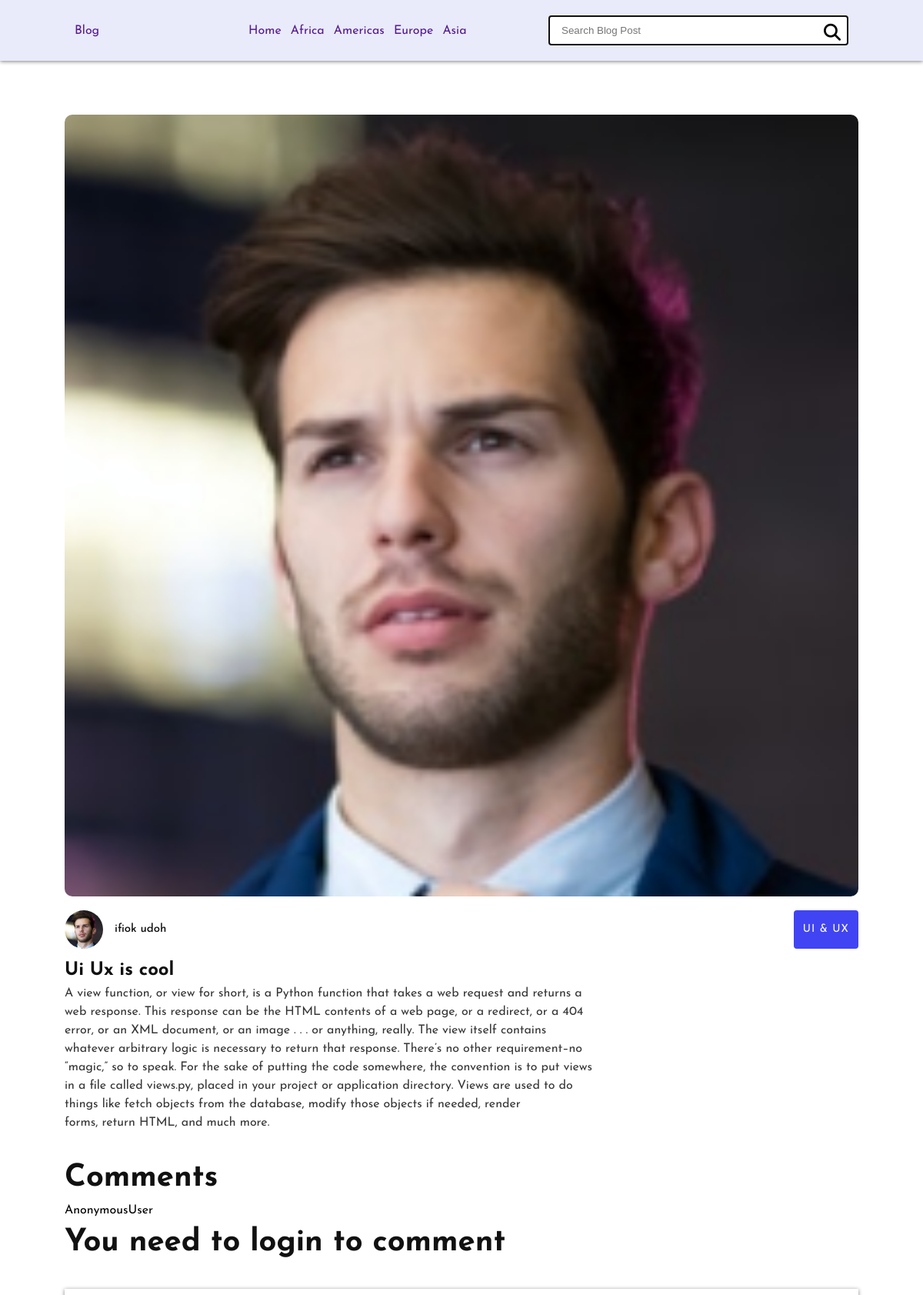
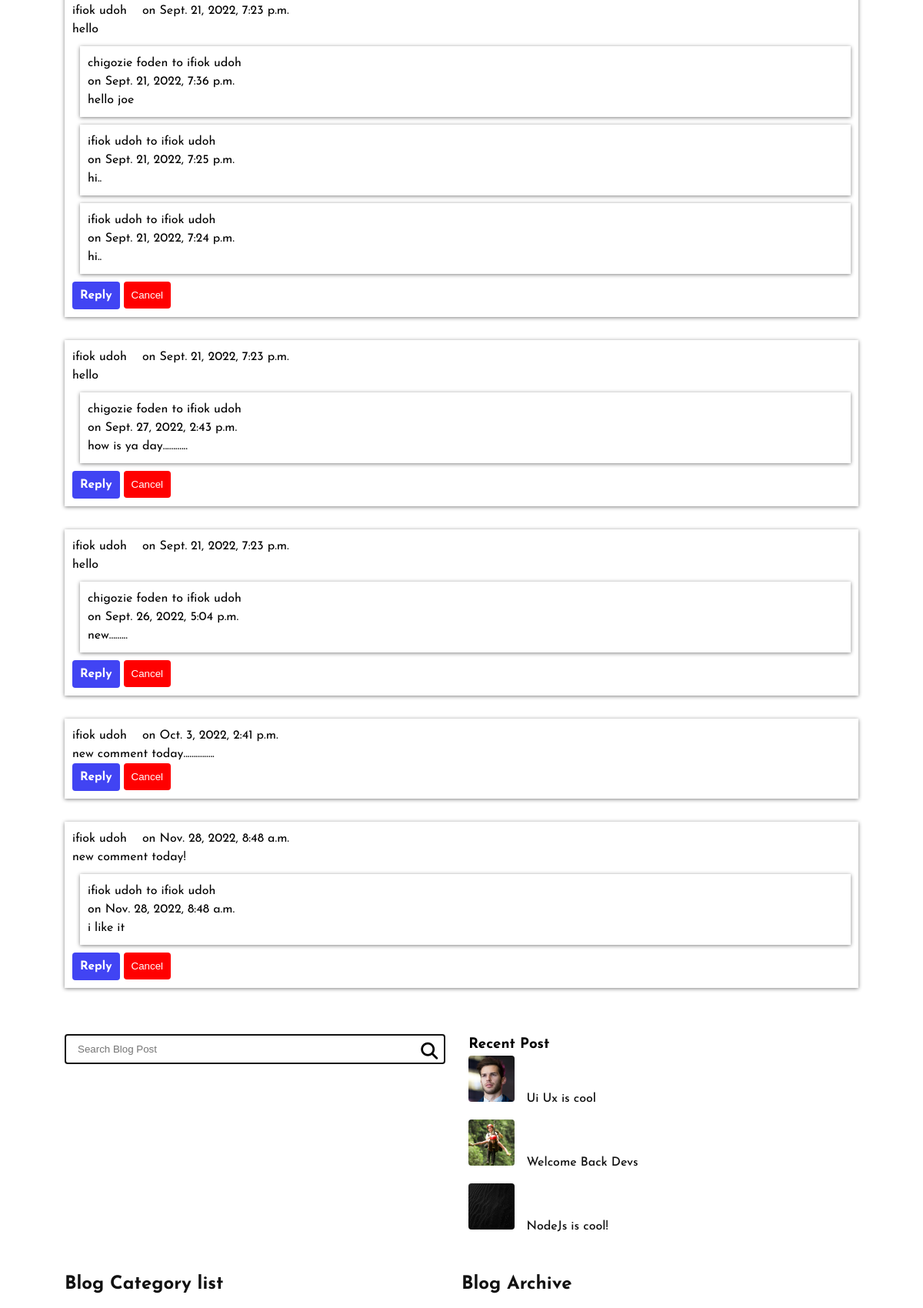
The page /Post-detail/8/ (upper part) on the database its author committed (2 pictures, top to bottom).
### Blog/models.py (models this page shows, shortened)
class Post(models.Model):
    objects = models.Manager() # The default manager.
    published = PublishedManager() # Our custom manager.
    category = models.ForeignKey(Categories,on_delete=models.CASCADE,default='')
    STATUS_CHOICES = (
    ('draft', 'Draft'),
    ('published', 'Published'),
    )
    tags = TaggableManager()
    image = models.ImageField(upload_to='featured_image/%Y/%m/%d/',default = '')
    title = models.CharField(max_length=250)
    slug = models.SlugField(max_length=250, unique_for_date='publish')
    author = models.ForeignKey(BlogAuthor,on_delete=models.CASCADE,related_name='blog_posts')
    body= RichTextUploadingField()
    publish = models.DateTimeField(default=timezone.now)
    created = models.DateTimeField(auto_now_add=True)
    updated = models.DateTimeField(auto_now=True)
    status = models.CharField(max_length=10,choices=STATUS_CHOICES,default='draft')
    class Meta:
        ordering = ('-publish',)

class BlogAuthor(models.Model):
    user = models.OneToOneField(myuser, on_delete=models.CASCADE, blank=True, null=True)
    image = models.ImageField(upload_to="profile_pics/", blank=True, null=True)
    bio = models.TextField(blank=True, null=True)
    def __str__(self):
        return f'{self.user}'

class myuser(AbstractBaseUser, PermissionsMixin):
    email = models.EmailField(unique=True)
    first_name = models.CharField(max_length=40,blank=False)
    last_name = models.CharField(max_length=40,blank=False)
    date_joined = models.DateTimeField(auto_now_add=True)
    is_staff = models.BooleanField(default=False)
    is_active = models.BooleanField(default=True)
    USERNAME_FIELD = 'email'
    REQUIRED_FIELDS = ['first_name','last_name',]
    objects = CustomUserManager()
    def __str__(self):
        return f'{self.first_name} {self.last_name}'

class Categories(models.Model):
    title = models.CharField(max_length=100)
    def __str__(self):
        return f'{self.title}'

class BlogComment(models.Model):
    post = models.ForeignKey(Post,on_delete=models.CASCADE,related_name = 'comments')
    User = models.ForeignKey(myuser,on_delete=models.CASCADE,default = '')
    body = models.TextField()
    created = models.DateTimeField(auto_now_add=True)
    updated = models.DateTimeField(auto_now_add=True)
    active = models.BooleanField(default=True)#manually deactivate inappropriate post from admin site
    parent = models.ForeignKey('self',null=True,blank=True,related_name='replies',on_delete=models.CASCADE)
    class Meta:
        ordering = ['created']
    @property
    def children(self):
        return BlogComment.objects.filter(parent = self).reverse()
    @property
    def is_parent(self):
        if self.parent is None:
            return True
        return False

### Blog/views.py (the view, shortened to what this page needs)
# urls.py: path('Post-detail/<int:pk>/',views.Post_Detail, name='Post_Detail'),
def Post_Detail(request,pk):
    post = Post.objects.get(id = pk)
    comments = post.comments.filter(active = True)
    recent_posts  = Post.objects.filter(status = 'published')[0:3]
    category = Categories.objects.all()
    print(request.POST)
    comment_form = CommentForm(data = request.POST)
    return render(request,'Blog/post_detail.html',{'post':post,'recent_posts':recent_posts,'category':category,'comments':comments,'comment_form':comment_form })

### Blog/forms.py
class CommentForm(forms.ModelForm):
    class Meta:
        model = BlogComment
        fields = ('body','parent')

### Blog/templates/Blog/post_detail.html (shortened to what this page needs)
{% load static %}
<!DOCTYPE html>
<html lang="en">
<head>
    <link rel="stylesheet" href="{% static 'css/post_detail.css' %}">
    <link rel="stylesheet" href="https://cdnjs.cloudflare.com/ajax/libs/font-awesome/6.2.0/css/all.min.css" />
</head>
<body >
    <header class="header-area">
        <div class="container">
            <div class="logo">
                <a href="">Blog</a>
            </div>
            <div class="nav-block">
                <div class="navigation--item">
                    <a href="">Home</a>
                    <a href="">Africa</a>
                    <a href="">Americas</a>
                    <a href="">Europe</a>
                    <a href="">Asia</a>
                </div>
                <div class="blog-search">
                    <form action="#">
                        <input type="search" placeholder="Search Blog Post">
                        <button type="submit">
                            <i class="fa-solid fa-magnifying-glass"></i>
                        </button>
                    </form>
                </div>
            </div>
        </div>
    </header>
    <section class="main-area-container" style="margin-top: 70px ;">
        <div class="main-area-wrapper">
            <div class="blog-container">
                <div class="blog-container-wrapper">
                    <div class="blog-card">
                        <img class="card-image" src="{{post.image.url}}" alt="">
                        <div class="blog-item">
                            <div class="blog-list-meta">
                                <a class="blog-author" href="#">
                                    <img src="{{post.author.image.url}}" alt="Blog Author">
                                    <span>{{post.author}}</span>
                                </a>
                                <a class="blog-category" href="#">{{post.category}}</a>
                            </div>
                            <div class="blog-text">
                                <h3>{{post.title}}</h3>
                                <p>{{post.body|safe}}</p>
                            </div>
                        </div>
                    </div>
                   <div class="blog-details-contact-form">
                        <h2>Comments</h2>
                        {{request.user}}
                        {% if user.is_authenticated %}
                        <form action="" method="POST">
                            {% csrf_token %}
                            {{ comment_form.body}}
                           <p>
                                <button type="submit">
                                    Comment
                                    <i class="bi bi-send"></i>
                                </button>
                            </p>
                        </form>
                        {% else %}
                        <h2>You need to login to comment</h2>
                        {% endif %}
                        {% for comment in comments %}
                        {% if comment.is_parent %}
                        <div class="comment-container">
                            <div class="comment-wrapper">
                                <div class="author-card">
                                    <p>{{comment.User}}</p>
                                    <p>on {{comment.created}}</p>
                                </div>
                                <p>{{comment.body|linebreaks}}</p>
                                {% for reply in comment.children %}
                                <div id="reply-card">
                                    <p>{{reply.User}} to {{comment.User}}</p>
                                    <p>on {{reply.created}}</p>
                                    <p>{{reply.body}}</p>
                                </div>
                                {% endfor %}
                                <button class="submit-btn" onclick="handleReply({{comment.id}})">
                                    <h3>Reply</h3>
                                </button>
                                <button class="cancel-btn" type="button" onclick="handleCancel({{comment.id}})" >Cancel</button>
                            </div>
                        </div>
                        {% endif %}
                        {% endfor %}
                   </div>
                </div>
            </div>
            <div class="blog-sidebar">
                <div class="sidebar-container-1">
                    <div class="blog-search-sidebar">
                        <form action="{% url 'Search_Result' %}" method="POST">
                            <input name="query" type="search" placeholder="Search Blog Post" >
                            <button type="submit">
                                <i class="fa-solid fa-magnifying-glass"></i>
                            </button>
                        </form>
                    </div>
                    <div class="sidebar-widget recent-post">
                        <h3>Recent Post</h3>
                        {% for data in recent_posts %}
                        <div class="single-recent-post">
                            <a href="{% url 'Post_Detail' data.pk %}">
                                <img src="{{ data.image.url }}" alt="Recent Post">
                                <span>{{data.title}}</span>
                            </a>
                        </div>
                        {% endfor %}
                    </div>
                </div>
                <div class="sidebar-container-2">
                    <div class="blog-category-list">
                        <h3>Blog Category list</h3>
                    </div>
                    <div class="blog-archive-list">
                        <h3>Blog Archive</h3>
                    </div>
                </div>
            </div>
        </div>
    </section>
</body>
</html>

### Blog/static/css/post_detail.css (style rules this page uses)
* { margin: 0; padding: 0; box-sizing: border-box; }
body { font-size: 16px; font-weight: 400; font-family: 'Josefin Sans', sans-serif; line-height: 1.5; }
h1, h2, h3, h4, h5, h6 { font-weight: 700; font-family: 'Josefin Sans', sans-serif; }
p { margin: 0; }
a, a:link, a:hover, a:focus, a:active { text-decoration: none; }
.header-area { background: #e9eafa; box-shadow: 0px 1px 5px grey; padding: 10px 0; }
.container { display: flex; justify-content: space-around; align-items: center; padding: 10px 0; }
.nav-block { width: 65%; display: flex; justify-content: space-between; align-items: center; }
.nav-block .navigation--item a { margin-right: 7px; }
.blog-search { width: 50%; }
.blog-search form { position: relative; width: 100%; }
.blog-search form input { width: 100%; padding: 10px 15px; border: 2px solid #111; border-radius: 4px; }
.blog-search form button { position: absolute; top: 10px; right: 10px; border: 0; background: transparent; font-size: 22px; }
.main-area-container { display: flex; justify-content: center; }
.main-area-wrapper { width: 86%; display: flex; justify-content: space-between; }
.blog-container { width: 66%; height: 100%; }
.blog-sidebar { display: flex; flex-direction: column; width: 30%; height: 100%; }
.blog-container-wrapper { height: 100%; width: 100%; }
.blog-card .card-image { height: 40%; width: 100%; margin: 0; padding: 0; border-radius: 10px; }
.blog-item { height: 60%; }
.blog-list-meta { padding: 10px 0; display: flex; justify-content: space-between; }
.blog-author { display: flex; align-items: center; }
.blog-author img { height: 50px; width: 50px; margin-right: 10px; border-radius: 100%; }
.blog-author span { font-size: 15px; color: #111; font-weight: 500; line-height: 1.5; padding: 5px; }
.blog-category { display: flex; align-items: center; padding: 8px 12px; background: #4144f3; color: #fff; border-radius: 4px; font-size: 14px; text-transform: uppercase; letter-spacing: 1px; line-height: 1.5; transition: all .4s ease; }
.blog-text h3 { font-size: 24px; color: #111; line-height: 1.5; }
.blog-text p { font-size: 16px; color: #363636; line-height: 1.5; }
.blog-sidebar .sidebar-container-1 { width: 100%; }
.blog-sidebar .sidebar-container-2 { width: 100%; }
.blog-search-sidebar { width: 100%; }
.blog-search-sidebar form { position: relative; width: 100%; }
.blog-search-sidebar form input { width: 100%; padding: 10px 15px; border: 2px solid #111; border-radius: 4px; }
.blog-search-sidebar form button { position: absolute; top: 10px; right: 10px; border: 0; background: transparent; font-size: 22px; }
.single-recent-post { margin-bottom: 15px; }
.single-recent-post img { width: 60px; height: 60px; border-radius: 4px; margin-right: 10px; }
.single-recent-post span { font-size: 16px; font-weight: 500; color: #111; }
.blog-category-list h3 { font-size: 24px; color: #111; line-height: 1.5; margin-bottom: 15px; }
.blog-archive-list h3 { font-size: 24px; color: #111; line-height: 1.5; margin-bottom: 15px; }
.blog-details-contact-form { margin-top: 30px; margin-bottom: 30px; }
.blog-details-contact-form h2 { font-size: 40px; color: #111; line-height: 1.5; }
.submit-btn { padding: 10px; background: #4144f3; border: 0; color: #fff; border-radius: 4px; }
.cancel-btn { background-color: red; padding: 10px; border: 0; color: #fff; border-radius: 4px; }
.comment-container { margin: 30px 0; box-shadow: 0px 1px 5px gray; padding: 10px 0 10px 10px; }
.author-card { display: flex; }
.author-card p { margin-right: 20px; }
#reply-card { box-shadow: 0px 1px 5px gray; padding: 10px; margin: 10px; }
@media screen and (max-width:1200px) { .main-area-wrapper { flex-direction: column; } }
@media screen and (max-width:1200px) { .blog-container { width: 100%; } }
@media screen and (max-width:1200px) { .blog-sidebar { width: 100%; flex-direction: column; } }
@media screen and (max-width:1200px) { .sidebar-container-1 { display: flex; margin-top: 30px; } }
@media screen and (max-width:1200px) { .sidebar-container-2 { display: flex; margin-top: 30px; } }
@media screen and (max-width:1200px) { .blog-category-list,.blog-archive-list { width: 50%; } }
@media screen and (max-width:1200px) { .blog-search-sidebar { width: 48%; margin-right: 30px; } }

### rows shown on the page
Post: image (picture), author.image (picture), author "ifiok udoh", category "UI & UX", title "Ui Ux is cool", body "A view function, or view for short, is a Python function that takes a web request and returns a web response. This response can be the HTML contents of a web page, or a redirect, or a 404 error, or an XML document, or an image . . . or anything, really. The view itself contains whatever arbitrary logic is necessary to return that response. There’s no other requirement–no “magic,” so to speak. For the sake of putting the code somewhere, the convention is to put views in a file called views.py, placed in your project or application directory. Views are used to do things like fetch objects from the database, modify those objects if needed, render forms, return HTML, and much more."
BlogComment: User "ifiok udoh", created "Sept. 21, 2022, 7:23 p.m.", body "hello"
BlogComment: User "chigozie foden", created "Sept. 21, 2022, 7:36 p.m.", body "hello joe"
BlogComment: User "ifiok udoh", created "Sept. 21, 2022, 7:25 p.m.", body "hi.."
BlogComment: User "ifiok udoh", created "Sept. 21, 2022, 7:24 p.m.", body "hi.."
BlogComment: User "ifiok udoh", created "Sept. 21, 2022, 7:23 p.m.", body "hello"
BlogComment: User "chigozie foden", created "Sept. 27, 2022, 2:43 p.m.", body "how is ya day............"
BlogComment: User "ifiok udoh", created "Sept. 21, 2022, 7:23 p.m.", body "hello"
BlogComment: User "chigozie foden", created "Sept. 26, 2022, 5:04 p.m.", body "new........."
BlogComment: User "ifiok udoh", created "Oct. 3, 2022, 2:41 p.m.", body "new comment today..............."
BlogComment: User "ifiok udoh", created "Nov. 28, 2022, 8:48 a.m.", body "new comment today!"
BlogComment: User "ifiok udoh", created "Nov. 28, 2022, 8:48 a.m.", body "i like it"
Post: image (picture), title "Welcome Back Devs"
Post: image (picture), title "NodeJs is cool!"

### other values the page prints
{{ request.user }} "AnonymousUser"
